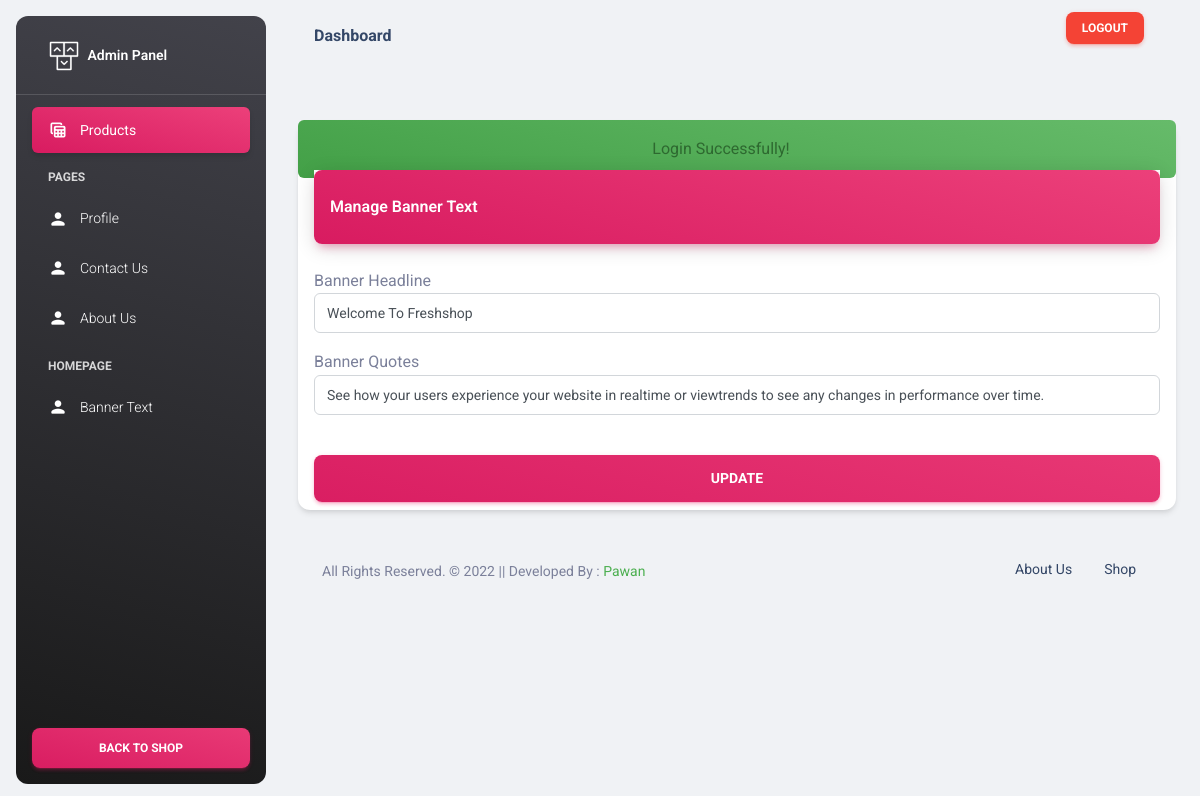
/admin-banner-text.php (signed in), run on the app's committed database.
### tables this page shows
CREATE TABLE `banners` (
  `id` int(11) NOT NULL,
  `headline` varchar(255) NOT NULL,
  `quotes` varchar(255) NOT NULL
);

### admin-banner-text.php (the view, shortened to what this page needs)
<?php
include 'admin/connect.php';
?>
<!DOCTYPE html>
<html lang="en">
<head>
  <?php include 'admin-csslink.php'; ?>
</head>
<body class="g-sidenav-show  bg-gray-200">
  <?php include 'admin-sidenav.php'; ?>
  <main class="main-content position-relative max-height-vh-100 h-100 border-radius-lg ">
    <?php include 'admin-topbar.php'; ?>
    <div class="container-fluid py-4">
      <div class="row">
        <div class="col-12">
          <div class="card my-4">
            <?php include 'alert.php'; ?>
            <div class="card-header p-0 position-relative mt-n4 mx-3 z-index-2">
              <div class="bg-gradient-primary shadow-primary border-radius-lg pt-4 pb-3">
                <h6 class="text-white text-capitalize ps-3">Manage Banner Text</h6>
              </div>
            </div>
            <div class="card-body px-3 pb-2">
              <form role="form" action="admin/banner-update.php" method="post">
                <?php
                $sql = "select * from banners";
                $result = mysqli_query($connection, $sql);
                if (mysqli_num_rows($result) > 0) :
                  while ($record = mysqli_fetch_assoc($result)) : ?>
                    <div>Banner Headline</div>
                    <div class="input-group input-group-outline mb-3">
                      <input type="text" name="headline" class="form-control" value="<?php echo $record['headline']; ?>" required>
                    </div>
                    <div>Banner Quotes</div>
                    <div class="input-group input-group-outline mb-3">
                      <input type="text" name="quotes" class="form-control" value="<?php echo $record['quotes']; ?>" required>
                  </div>
                <?php
                  endwhile;
                endif;
                ?>
                <div class="text-center">
                  <button type="submit" name="aboutupdate" class="btn btn-lg bg-gradient-primary btn-lg w-100 mt-4 mb-0">Update</button>
                </div>
              </form>
            </div>
          </div>
        </div>
      </div>
      <?php include 'adminpanel_copyright.php'; ?>
    </div>
  </main>
  <?php include 'admin-footer.php'; ?>

### data on the page
banners: headline "Welcome To Freshshop", quotes "See how your users experience your website in realtime or viewtrends to see any changes in performance over time."

### other printed values
$_SESSION['msg'] "Login Successfully!"
